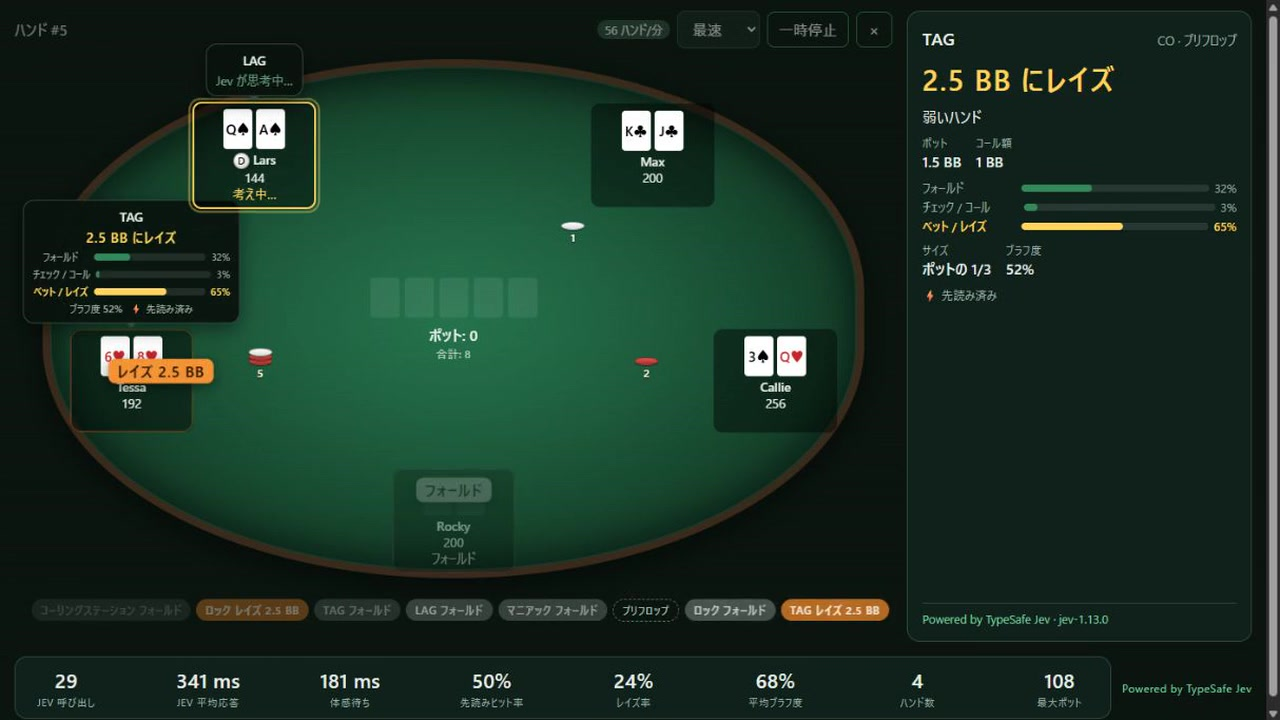
#> input picture scripts/og-source.jpg, 1280 x 720 px
$ python make-og.py
#> lines starting #> are read from the running program, lines starting #| are printed output that depends on the picture
"""Composes public/og.png (1200x630): a frame of the table with the name and tagline over it.

One-off tooling (needs Pillow). scripts/og-source.jpg is a frame from the showcase
recording; replace it and re-run to refresh the card.
"""
from pathlib import Path

from PIL import Image, ImageDraw, ImageFilter, ImageFont

ROOT = Path(__file__).resolve().parent.parent
W, H = 1200, 630
GOLD, WHITE, FELT = "#ffd54f", "#f4efe6", "#0b1a12"


def font(candidates: list[str], size: int) -> ImageFont.FreeTypeFont:
    for name in candidates:
        path = Path("C:/Windows/Fonts") / name
        if path.exists():
            return ImageFont.truetype(str(path), size)
    raise SystemExit(f"none of {candidates} found")


frame = Image.open(ROOT / "scripts/og-source.jpg").convert("RGB")
#> frame is the input picture: PIL image 1280x720 RGB; mean R, G, B 25.5, 48.8, 35.9
# 16:9 -> 1200x630: scale to width, keep the top (the table), drop the ticker strip.
frame = frame.resize((W, round(frame.height * W / frame.width)), Image.LANCZOS).crop((0, 0, W, H))
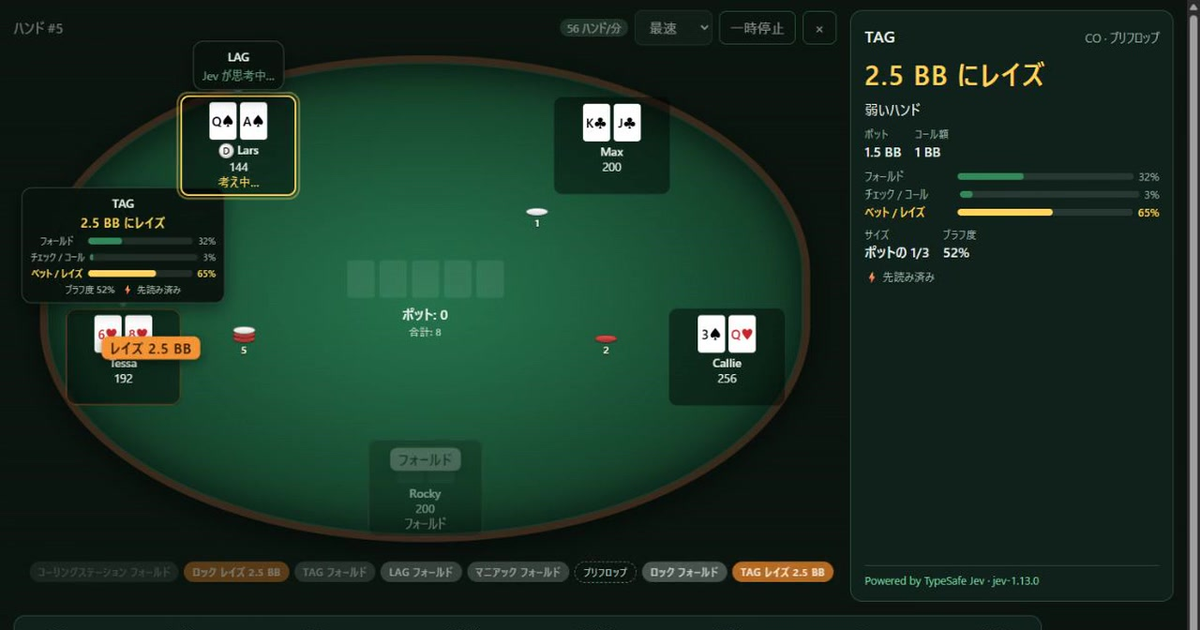
#> frame: PIL image 1200x630 RGB; mean R, G, B 25.6, 49.4, 36

# Darken the lower part so white text reads over the felt and the panel.
shade = Image.new("L", (W, H), 0)
#> shade: PIL image 1200x630 L; every value is 0
for y in range(H):
    t = max(0.0, (y - H * 0.45) / (H * 0.55))
    ImageDraw.Draw(shade).line([(0, y), (W, y)], fill=int(235 * t**1.2))
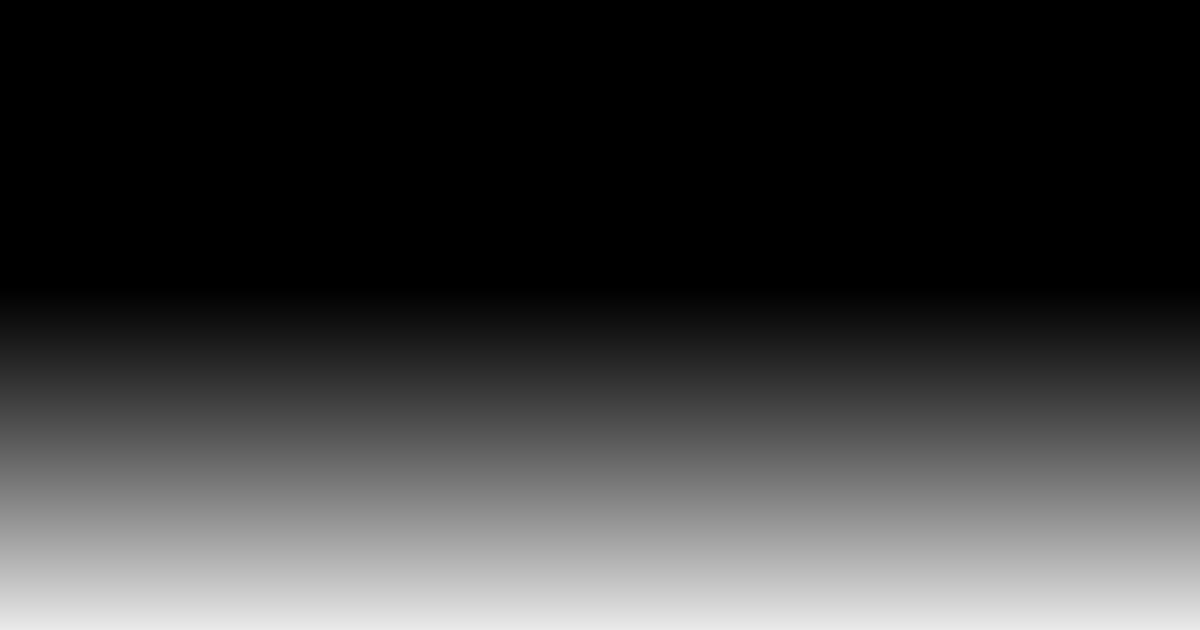
#> shade: PIL image 1200x630 L; min 0, max 234, mean 58.3
frame = Image.composite(Image.new("RGB", (W, H), FELT), frame, shade)
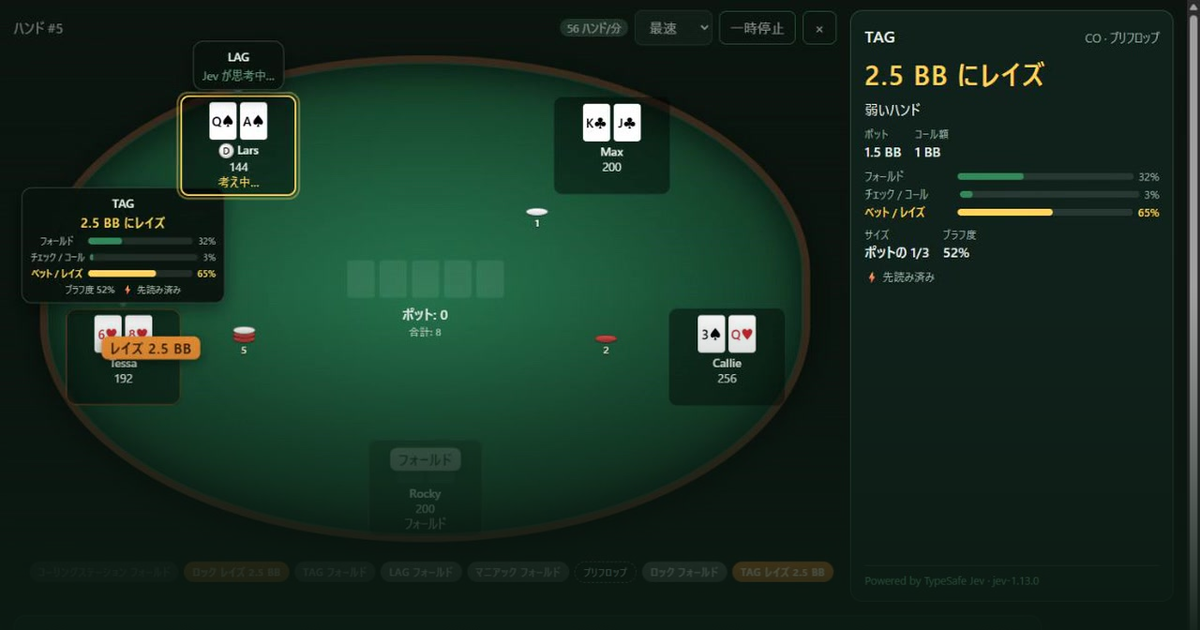
#> frame: PIL image 1200x630 RGB; mean R, G, B 23, 46.2, 33.3

#> (the run stopped early here; a loop or call above may not have finished)
